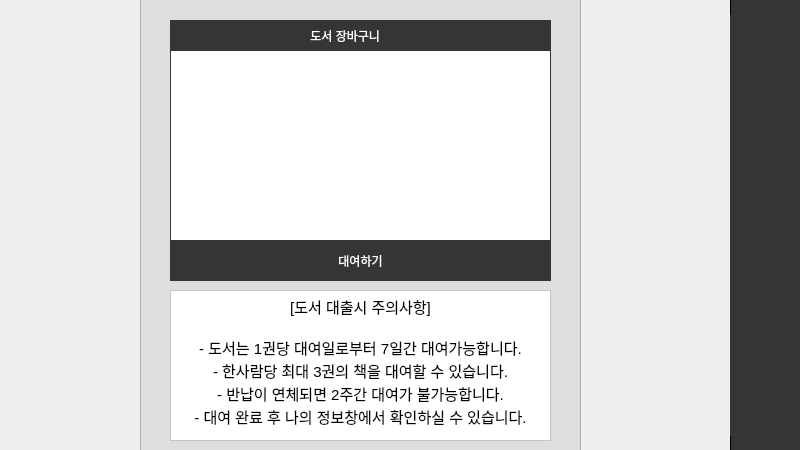
<?xml version="1.0" encoding="UTF-8"?>
<ui version="4.0">
 <class>Dialog</class>
 <widget class="QDialog" name="Dialog">
  <property name="geometry">
   <rect>
    <x>0</x>
    <y>0</y>
    <width>800</width>
    <height>450</height>
   </rect>
  </property>
  <property name="windowTitle">
   <string>도서대여</string>
  </property>
  <property name="styleSheet">
   <string notr="true"/>
  </property>
  <widget class="QPushButton" name="email_C_Btn">
   <property name="geometry">
    <rect>
     <x>830</x>
     <y>215</y>
     <width>51</width>
     <height>31</height>
    </rect>
   </property>
   <property name="font">
    <font>
     <family>Arial</family>
     <weight>50</weight>
     <bold>false</bold>
    </font>
   </property>
   <property name="styleSheet">
    <string notr="true">QPushButton{
border:1px solid #353535;
background-color:#353535;
color:#fff;
}

QPushButton:hover{
background-color:#fff;
color:#353535;
}
</string>
   </property>
   <property name="text">
    <string>확인</string>
   </property>
  </widget>
  <widget class="QPushButton" name="search_icon">
   <property name="geometry">
    <rect>
     <x>730</x>
     <y>85</y>
     <width>71</width>
     <height>71</height>
    </rect>
   </property>
   <property name="font">
    <font>
     <family>Adobe Arabic</family>
     <pointsize>16</pointsize>
    </font>
   </property>
   <property name="styleSheet">
    <string notr="true">QPushButton{
background:#353535;
border:none;
}
QPushButton:hover{
border:2px solid #fff; 
}</string>
   </property>
   <property name="text">
    <string/>
   </property>
   <property name="icon">
    <iconset>
     <normaloff>../다운로드/icon/Icon2.png</normaloff>../다운로드/icon/Icon2.png</iconset>
   </property>
   <property name="iconSize">
    <size>
     <width>40</width>
     <height>40</height>
    </size>
   </property>
  </widget>
  <widget class="QPushButton" name="donation_icon">
   <property name="geometry">
    <rect>
     <x>730</x>
     <y>295</y>
     <width>71</width>
     <height>71</height>
    </rect>
   </property>
   <property name="font">
    <font>
     <family>Adobe Arabic</family>
     <pointsize>16</pointsize>
    </font>
   </property>
   <property name="styleSheet">
    <string notr="true">QPushButton{
background:#353535;
border:none;
}
QPushButton:hover{
border:2px solid #fff; 
}</string>
   </property>
   <property name="text">
    <string/>
   </property>
   <property name="icon">
    <iconset>
     <normaloff>../다운로드/icon/Icon5.png</normaloff>../다운로드/icon/Icon5.png</iconset>
   </property>
   <property name="iconSize">
    <size>
     <width>35</width>
     <height>35</height>
    </size>
   </property>
  </widget>
  <widget class="QPushButton" name="shopping_icon">
   <property name="geometry">
    <rect>
     <x>730</x>
     <y>155</y>
     <width>71</width>
     <height>71</height>
    </rect>
   </property>
   <property name="font">
    <font>
     <family>Adobe Arabic</family>
     <pointsize>16</pointsize>
    </font>
   </property>
   <property name="styleSheet">
    <string notr="true">QPushButton{
background:#353535;
border:none;
}
QPushButton:hover{
border:2px solid #fff; 
}</string>
   </property>
   <property name="text">
    <string/>
   </property>
   <property name="icon">
    <iconset>
     <normaloff>../다운로드/icon/Icon3.png</normaloff>../다운로드/icon/Icon3.png</iconset>
   </property>
   <property name="iconSize">
    <size>
     <width>35</width>
     <height>35</height>
    </size>
   </property>
  </widget>
  <widget class="QPushButton" name="return_icon">
   <property name="geometry">
    <rect>
     <x>730</x>
     <y>225</y>
     <width>71</width>
     <height>71</height>
    </rect>
   </property>
   <property name="font">
    <font>
     <family>Adobe Arabic</family>
     <pointsize>16</pointsize>
    </font>
   </property>
   <property name="styleSheet">
    <string notr="true">QPushButton{
background:#353535;
border:none;
}
QPushButton:hover{
border:2px solid #fff; 
}</string>
   </property>
   <property name="text">
    <string/>
   </property>
   <property name="icon">
    <iconset>
     <normaloff>../다운로드/icon/Icon4.png</normaloff>../다운로드/icon/Icon4.png</iconset>
   </property>
   <property name="iconSize">
    <size>
     <width>35</width>
     <height>35</height>
    </size>
   </property>
  </widget>
  <widget class="QPushButton" name="home_icon">
   <property name="geometry">
    <rect>
     <x>730</x>
     <y>15</y>
     <width>71</width>
     <height>71</height>
    </rect>
   </property>
   <property name="font">
    <font>
     <family>Adobe Arabic</family>
     <pointsize>16</pointsize>
    </font>
   </property>
   <property name="styleSheet">
    <string notr="true">QPushButton{
background:#353535;
border:none;
}
QPushButton:hover{
border:2px solid #fff; 
}</string>
   </property>
   <property name="text">
    <string/>
   </property>
   <property name="icon">
    <iconset>
     <normaloff>../다운로드/icon/Icon1.png</normaloff>../다운로드/icon/Icon1.png</iconset>
   </property>
   <property name="iconSize">
    <size>
     <width>35</width>
     <height>35</height>
    </size>
   </property>
  </widget>
  <widget class="QTextBrowser" name="textBrowser_3">
   <property name="geometry">
    <rect>
     <x>730</x>
     <y>-15</y>
     <width>71</width>
     <height>471</height>
    </rect>
   </property>
   <property name="styleSheet">
    <string notr="true">border:1px solid; background-color:#353535;</string>
   </property>
  </widget>
  <widget class="QPushButton" name="email_Btn">
   <property name="geometry">
    <rect>
     <x>830</x>
     <y>155</y>
     <width>51</width>
     <height>31</height>
    </rect>
   </property>
   <property name="font">
    <font>
     <family>Arial</family>
     <weight>50</weight>
     <bold>false</bold>
    </font>
   </property>
   <property name="styleSheet">
    <string notr="true">QPushButton{
border:1px solid #353535;
background-color:#353535;
color:#fff;
}

QPushButton:hover{
background-color:#fff;
color:#353535;
}
</string>
   </property>
   <property name="text">
    <string>전송</string>
   </property>
  </widget>
  <widget class="QPushButton" name="user_icon">
   <property name="geometry">
    <rect>
     <x>730</x>
     <y>365</y>
     <width>71</width>
     <height>71</height>
    </rect>
   </property>
   <property name="font">
    <font>
     <family>Adobe Arabic</family>
     <pointsize>16</pointsize>
    </font>
   </property>
   <property name="styleSheet">
    <string notr="true">QPushButton{
background:#353535;
border:none;
}
QPushButton:hover{
border:2px solid #fff; 
}</string>
   </property>
   <property name="text">
    <string/>
   </property>
   <property name="icon">
    <iconset>
     <normaloff>../다운로드/icon/Icon6.png</normaloff>../다운로드/icon/Icon6.png</iconset>
   </property>
   <property name="iconSize">
    <size>
     <width>40</width>
     <height>40</height>
    </size>
   </property>
  </widget>
  <widget class="QTextBrowser" name="shopping_list">
   <property name="geometry">
    <rect>
     <x>170</x>
     <y>50</y>
     <width>381</width>
     <height>192</height>
    </rect>
   </property>
   <property name="styleSheet">
    <string notr="true">border:1px solid #353535;</string>
   </property>
  </widget>
  <widget class="QPushButton" name="search_add">
   <property name="geometry">
    <rect>
     <x>170</x>
     <y>240</y>
     <width>381</width>
     <height>41</height>
    </rect>
   </property>
   <property name="font">
    <font>
     <family>Arial</family>
     <weight>50</weight>
     <bold>false</bold>
    </font>
   </property>
   <property name="styleSheet">
    <string notr="true">QPushButton{
border:1px solid #353535;
background-color:#353535;
color:#fff;
}

QPushButton:hover{
background-color:#fff;
color:#353535;
}
</string>
   </property>
   <property name="text">
    <string>대여하기</string>
   </property>
  </widget>
  <widget class="QTextBrowser" name="textBrowser_2">
   <property name="geometry">
    <rect>
     <x>140</x>
     <y>-10</y>
     <width>441</width>
     <height>541</height>
    </rect>
   </property>
   <property name="styleSheet">
    <string notr="true">background-color:#dedede;</string>
   </property>
  </widget>
  <widget class="QLabel" name="label_2">
   <property name="geometry">
    <rect>
     <x>170</x>
     <y>20</y>
     <width>381</width>
     <height>31</height>
    </rect>
   </property>
   <property name="styleSheet">
    <string notr="true">border:1px solid #353535;
background-color:#353535;
color:#fff;</string>
   </property>
   <property name="text">
    <string>                                         도서 장바구니</string>
   </property>
  </widget>
  <widget class="QTextBrowser" name="textBrowser">
   <property name="geometry">
    <rect>
     <x>170</x>
     <y>290</y>
     <width>381</width>
     <height>151</height>
    </rect>
   </property>
   <property name="styleSheet">
    <string notr="true">background-color:#fff;</string>
   </property>
   <property name="html">
    <string>&lt;!DOCTYPE HTML PUBLIC &quot;-//W3C//DTD HTML 4.0//EN&quot; &quot;http://www.w3.org/TR/REC-html40/strict.dtd&quot;&gt;
&lt;html&gt;&lt;head&gt;&lt;meta name=&quot;qrichtext&quot; content=&quot;1&quot; /&gt;&lt;style type=&quot;text/css&quot;&gt;
p, li { white-space: pre-wrap; }
&lt;/style&gt;&lt;/head&gt;&lt;body style=&quot; font-family:'Ubuntu'; font-size:11pt; font-weight:400; font-style:normal;&quot;&gt;
&lt;p align=&quot;center&quot; style=&quot; margin-top:0px; margin-bottom:0px; margin-left:0px; margin-right:0px; -qt-block-indent:0; text-indent:0px;&quot;&gt;[도서 대출시 주의사항]&lt;/p&gt;
&lt;p align=&quot;center&quot; style=&quot;-qt-paragraph-type:empty; margin-top:0px; margin-bottom:0px; margin-left:0px; margin-right:0px; -qt-block-indent:0; text-indent:0px;&quot;&gt;&lt;br /&gt;&lt;/p&gt;
&lt;p align=&quot;center&quot; style=&quot; margin-top:0px; margin-bottom:0px; margin-left:0px; margin-right:0px; -qt-block-indent:0; text-indent:0px;&quot;&gt;- 도서는 1권당 대여일로부터 7일간 대여가능합니다.&lt;/p&gt;
&lt;p align=&quot;center&quot; style=&quot; margin-top:0px; margin-bottom:0px; margin-left:0px; margin-right:0px; -qt-block-indent:0; text-indent:0px;&quot;&gt;- 한사람당 최대 3권의 책을 대여할 수 있습니다.&lt;/p&gt;
&lt;p align=&quot;center&quot; style=&quot; margin-top:0px; margin-bottom:0px; margin-left:0px; margin-right:0px; -qt-block-indent:0; text-indent:0px;&quot;&gt;- 반납이 연체되면 2주간 대여가 불가능합니다.&lt;/p&gt;
&lt;p align=&quot;center&quot; style=&quot; margin-top:0px; margin-bottom:0px; margin-left:0px; margin-right:0px; -qt-block-indent:0; text-indent:0px;&quot;&gt;- 대여 완료 후 나의 정보창에서 확인하실 수 있습니다.&lt;/p&gt;&lt;/body&gt;&lt;/html&gt;</string>
   </property>
  </widget>
  <zorder>textBrowser_2</zorder>
  <zorder>textBrowser_3</zorder>
  <zorder>email_C_Btn</zorder>
  <zorder>search_icon</zorder>
  <zorder>donation_icon</zorder>
  <zorder>shopping_icon</zorder>
  <zorder>return_icon</zorder>
  <zorder>home_icon</zorder>
  <zorder>email_Btn</zorder>
  <zorder>user_icon</zorder>
  <zorder>shopping_list</zorder>
  <zorder>search_add</zorder>
  <zorder>label_2</zorder>
  <zorder>textBrowser</zorder>
 </widget>
 <resources/>
 <connections/>
</ui>
